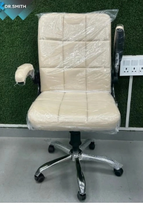
#> input picture catalogue/office-furniture/Screenshot 2026-10-12 125603.png, 143 x 207 px, shrunk from 340 x 493 before the run
$ python process_office_furniture.py
#> lines starting #> are read from the running program, lines starting #| are printed output that depends on the picture
import os
from PIL import Image

cat = 'office-furniture'
dir_path = os.path.join('catalogue', cat)

crops = {
    'Screenshot 2026-10-12 125603.png': 'dr-smith-executive-quilted-chair-beige.png',
    'Screenshot 2026-10-12 125612.png': 'dr-smith-hospital-4-drawer-filing-cabinet.png',
    'Screenshot 2026-10-12 125627.png': 'dr-smith-hospital-open-rack-ms-white.png',
    'Screenshot 2026-10-12 125634.png': 'dr-smith-revolving-stool-cushion-backrest-white.png',
    'Screenshot 2026-10-12 125640.png': 'dr-smith-breathable-mesh-office-chair-black.png',
    'Screenshot 2026-10-12 125646.png': 'dr-smith-high-drafting-lab-stool-foot-ring.png',
    'Screenshot 2026-10-12 125653.png': 'dr-smith-stainless-steel-4-tier-storage-rack.png',
    'Screenshot 2026-10-12 125659.png': 'dr-smith-executive-quilted-chair-tan-brown.png'
}

for src, dst in crops.items():
    src_p = os.path.join(dir_path, src)
    dst_p = os.path.join(dir_path, dst)
    if os.path.exists(src_p):
        im = Image.open(src_p)
#> im is the input picture: PIL image 143x207 RGBA; mean R, G, B, A 118.4, 126.4, 116.7, 255
        w, h = im.size
#> w = 143; h = 207
        crop_h = 40 if h > 100 else 0
#> crop_h = 40
        cropped = im.crop((0, 0, w, h - crop_h))
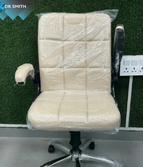
#> cropped: PIL image 143x167 RGBA; mean R, G, B, A 115.2, 123.3, 111.2, 255
        cropped.save(dst_p, 'PNG', optimize=True)
        print(f"Saved {dst}: {cropped.size}")
#| Saved dr-smith-executive-quilted-chair-beige.png: (143, 167)

# Update index.html
index_p = os.path.join(dir_path, 'index.html')
#> (the run stopped early here; a loop or call above may not have finished)
